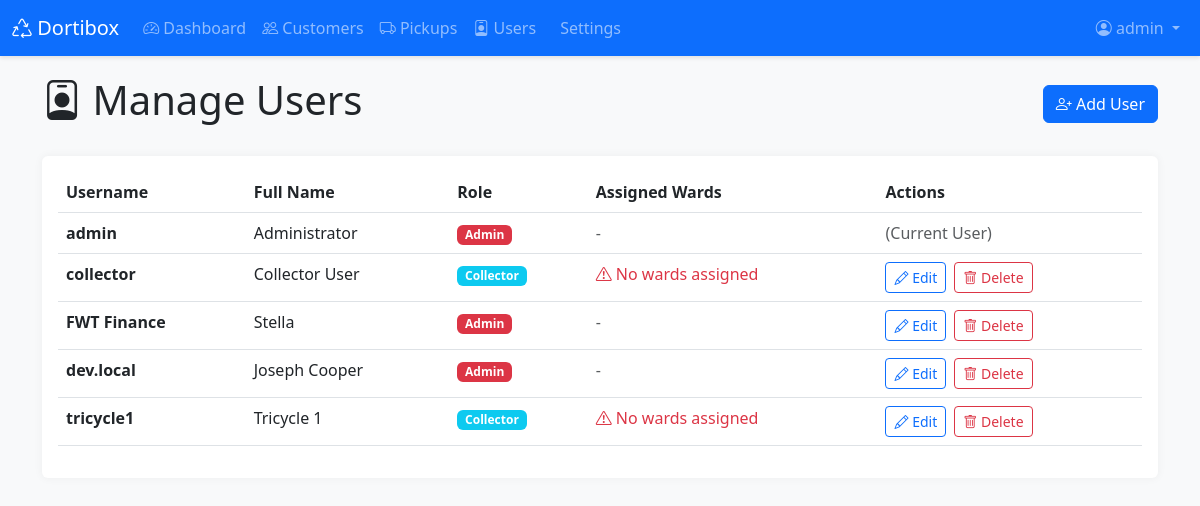
The app's page /admin/users (signed in) with its own data.
### app.py (models this page shows, shortened)
class User(db.Model):
    id = db.Column(db.Integer, primary_key=True)
    username = db.Column(db.String(80), unique=True, nullable=False)
    password_hash = db.Column(db.String(200), nullable=False)
    role = db.Column(db.String(20), nullable=False)
    full_name = db.Column(db.String(100))
    assigned_wards = db.relationship('CollectorWard', backref='user', lazy=True, cascade='all, delete-orphan')
    def get_ward_names(self):
        return [cw.ward for cw in self.assigned_wards]

### app.py (the view)
@app.route('/admin/users')
@admin_required
def admin_users():
    users = User.query.all()
    return render_template('admin_users.html', users=users)

### app.py (called while the page is built)
@app.context_processor
def inject_now():
    return {
        'now': datetime.now,
        'abs': abs  # Add abs function
    }

def admin_required(f):
    @wraps(f)
    def decorated_function(*args, **kwargs):
        if 'user_id' not in session:
            flash('Please log in to access this page.', 'warning')
            return redirect(url_for('login'))
        user = User.query.get(session['user_id'])
        if user.role != 'admin':
            flash('You do not have permission to access this page.', 'danger')
            return redirect(url_for('dashboard'))
        return f(*args, **kwargs)
    return decorated_function

### templates/admin_users.html (shortened to what this page needs)
{% extends "base.html" %}
{% block content %}
<div class="container">
    <div class="d-flex justify-content-between align-items-center mb-4">
        <h1><i class="bi bi-person-badge"></i> Manage Users</h1>
        <a href="{{ url_for('add_user') }}" class="btn btn-primary">
            <i class="bi bi-person-plus"></i> Add User
        </a>
    </div>
    <div class="card">
        <div class="card-body">
            <div class="table-responsive">
                <table class="table table-hover">
                    <thead>
                        <tr>
                            <th>Username</th>
                            <th>Full Name</th>
                            <th>Role</th>
                            <th>Assigned Wards</th>
                            <th>Actions</th>
                        </tr>
                    </thead>
                    <tbody>
                        {% for user in users %}
                        <tr>
                            <td><strong>{{ user.username }}</strong></td>
                            <td>{{ user.full_name or '-' }}</td>
                            <td>
                                {% if user.role == 'admin' %}
                                <span class="badge bg-danger">Admin</span>
                                {% elif user.role == 'customer_care' %}
                                <span class="badge bg-warning text-dark">Customer Care</span>
                                {% else %}
                                <span class="badge bg-info">Collector</span>
                                {% endif %}
                            </td>
                            <td>
                                {% if user.role == 'collector' %}
                                    {% set ward_names = user.get_ward_names() %}
                                    {% if ward_names %}
                                        {% for w in ward_names %}
                                        <span class="badge bg-secondary">{{ w }}</span>
                                        {% endfor %}
                                    {% else %}
                                    <span class="text-danger"><i class="bi bi-exclamation-triangle"></i> No wards assigned</span>
                                    {% endif %}
                                {% else %}
                                <span class="text-muted">-</span>
                                {% endif %}
                            </td>
                            <td>
                                {% if user.id != session.user_id %}
                                <a href="{{ url_for('edit_user', id=user.id) }}" class="btn btn-sm btn-outline-primary me-1">
                                    <i class="bi bi-pencil"></i> Edit
                                </a>
                                <form method="POST" action="{{ url_for('delete_user', id=user.id) }}"
                                      style="display:inline;"
                                      onsubmit="return confirm('Are you sure you want to delete this user?');">
                                    <button type="submit" class="btn btn-sm btn-outline-danger">
                                        <i class="bi bi-trash"></i> Delete
                                    </button>
                                </form>
                                {% else %}
                                <span class="text-muted">(Current User)</span>
                                {% endif %}
                            </td>
                        </tr>
                        {% endfor %}
                    </tbody>
                </table>
            </div>
        </div>
    </div>
</div>
{% endblock %}

### templates/base.html (style rules this page uses)
body { min-height: 100vh; background-color: #f8f9fa; }
.card { box-shadow: 0 0 10px rgba(0,0,0,.05); border: none; margin-bottom: 20px; }

### records on screen
User: username "admin", full_name "Administrator", role "Admin", shows "(Current User)"
User: username "collector", full_name "Collector User", role "Collector"
User: username "FWT Finance", full_name "Stella", role "Admin"
User: username "dev.local", full_name "Joseph Cooper", role "Admin"
User: username "tricycle1", full_name "Tricycle 1", role "Collector"

### other values on screen
{{ session.username }} "admin"
